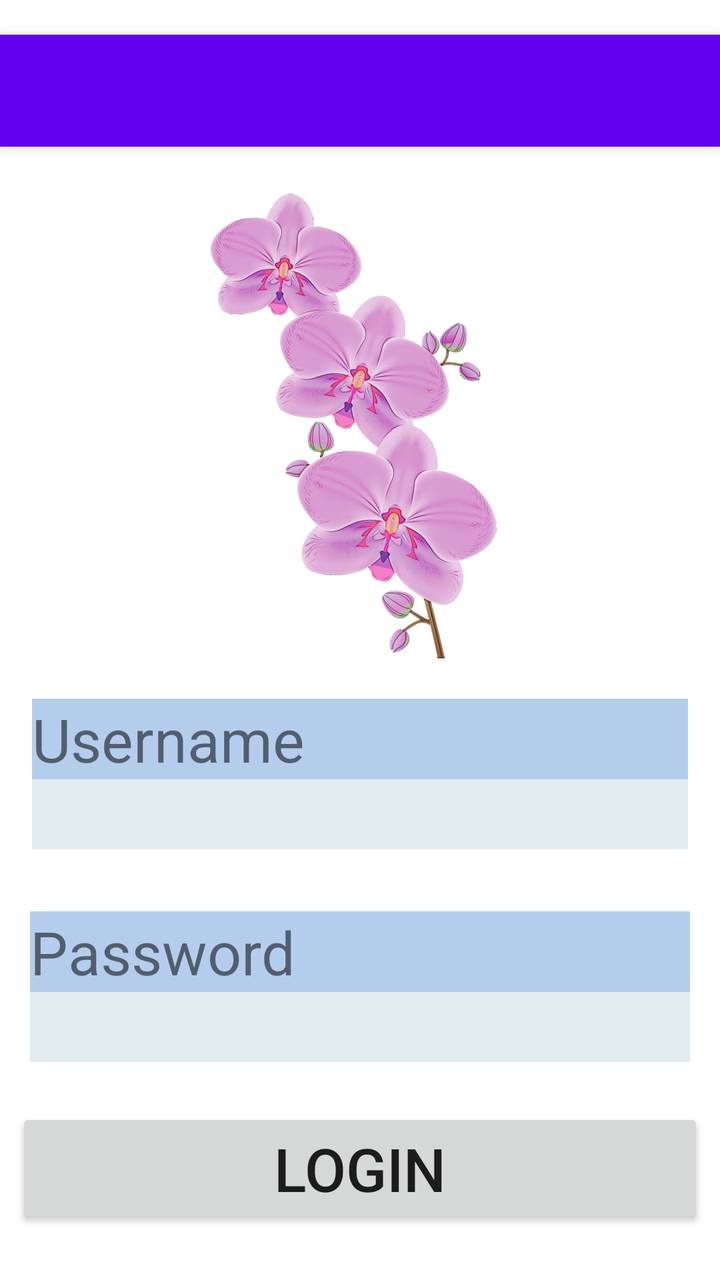
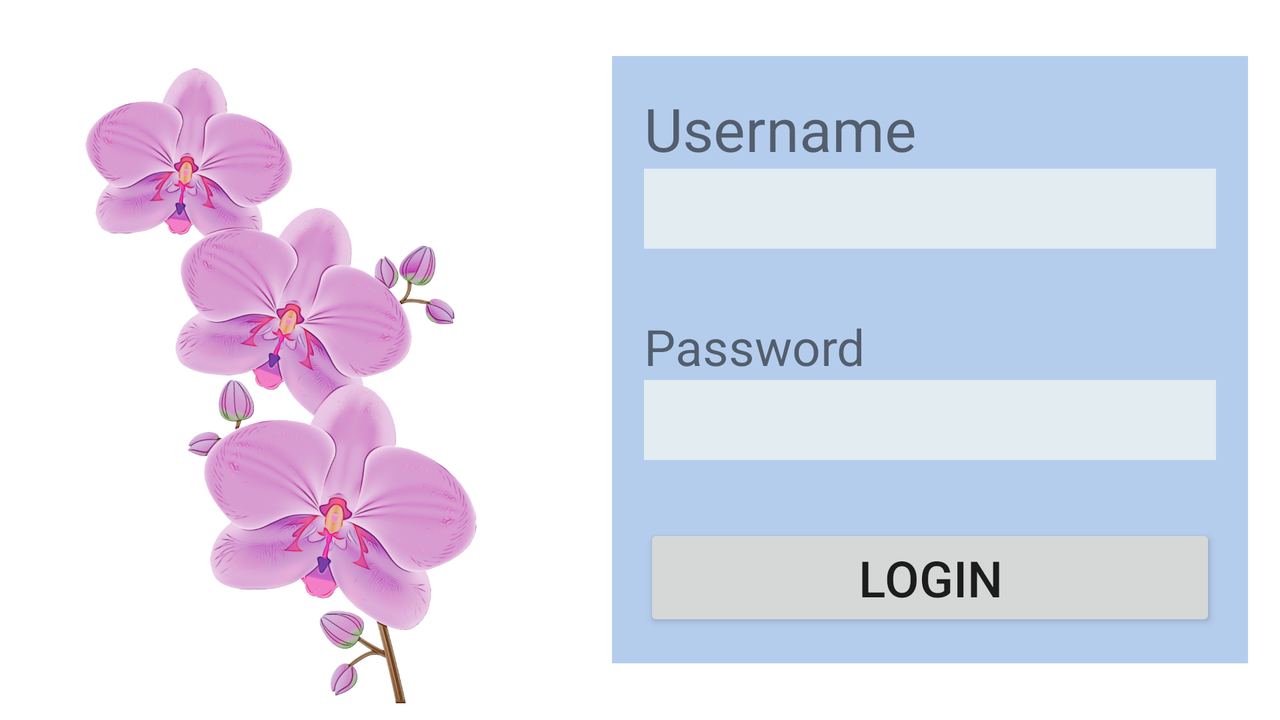

The same Android screen from two of the app's own layout files: first res/layout/ as a phone draws it, then the author's variant for another configuration, drawn on a device whose configuration selects that folder. Both files follow.
<!-- AndroidManifest.xml: application theme Theme.PLANTASEXOTICAS -->
<!-- res/layout/activity_main.xml -->
<?xml version="1.0" encoding="utf-8"?>
<LinearLayout xmlns:android="http://schemas.android.com/apk/res/android"
    xmlns:app="http://schemas.android.com/apk/res-auto"
    xmlns:tools="http://schemas.android.com/tools"
    android:layout_width="match_parent"
    android:layout_height="match_parent"
    tools:context=".MainActivity"
    android:orientation="vertical"
    android:gravity="center"
    >

    <androidx.appcompat.widget.Toolbar
        android:id="@+id/my_toolbar"
        android:layout_width="match_parent"
        android:layout_height="?attr/actionBarSize"
        android:background="@color/purple_500"
        android:elevation="4dp"
        android:theme="@style/ThemeOverlay.AppCompat.ActionBar"
        app:popupTheme="@style/ThemeOverlay.AppCompat.Light"/>

    <ImageView
        android:layout_width="250dp"
        android:layout_height="260dp"
        android:src="@drawable/imagen"
        />
    <LinearLayout
        android:layout_width="match_parent"
        android:layout_height="wrap_content"
        android:layout_margin="16dp"
        android:background="#B5CDED"
        android:gravity="left"
        android:orientation="vertical">

        <TextView
            android:layout_width="160dp"
            android:layout_height="wrap_content"
            android:text="@string/text_username"
            android:textSize="30dp" />
        <EditText
            android:id="@+id/nameUserEdit"
            android:layout_width="match_parent"
            android:layout_height="35dp"
            android:background="#E2ECF1"
            android:textSize="30dp"/>


    </LinearLayout>
    <LinearLayout
        android:layout_width="match_parent"
        android:layout_height="wrap_content"
        android:layout_margin="15dp"
        android:background="#B5CDED"
        android:gravity="left"
        android:orientation="vertical">
        <TextView
            android:layout_width="wrap_content"
            android:layout_height="wrap_content"
            android:text="@string/text_password"
            android:textSize="30dp"/>
        <EditText
            android:id="@+id/passUserEdit"
            android:layout_width="match_parent"
            android:layout_height="35dp"
            android:background="#E2ECF1"
            android:textSize="25dp"/>


    </LinearLayout>
    <Button
        android:id="@+id/botonUserlogin"
        android:layout_width="match_parent"
        android:layout_height="wrap_content"
        android:layout_margin="8dp"
        android:textSize="30dp"
        android:onClick="loginUser"
        android:text="@string/text_login"/>




</LinearLayout>
<!-- resources referenced by this layout -->
<resources>
  <!-- drawable imagen: png bitmap (drawable, 740499 bytes) -->
  <string name="text_login">Login</string>
  <string name="text_password">Password</string>
  <string name="text_username">Username</string>
  <style name="Theme.PLANTASEXOTICAS" parent="Theme.MaterialComponents.DayNight.NoActionBar">
          
          <item name="colorPrimary">@color/purple_500</item>
          <item name="colorPrimaryVariant">@color/purple_700</item>
          <item name="colorOnPrimary">@color/white</item>
          
          <item name="colorSecondary">@color/teal_200</item>
          <item name="colorSecondaryVariant">@color/teal_700</item>
          <item name="colorOnSecondary">@color/black</item>
          
          <item name="android:statusBarColor">?attr/colorPrimaryVariant</item>
          
      </style>
</resources>
<!-- res/layout-land/activity_main.xml (the author's variant of the layout above) -->
<!-- drawn on the phone turned sideways -->
<?xml version="1.0" encoding="utf-8"?>
<LinearLayout xmlns:android="http://schemas.android.com/apk/res/android"
    xmlns:app="http://schemas.android.com/apk/res-auto"
    xmlns:tools="http://schemas.android.com/tools"
    android:layout_width="match_parent"
    android:layout_height="match_parent"
    tools:context=".MainActivity"
    android:orientation="horizontal"
    android:gravity="center"
    >
    <ImageView
        android:layout_width="290dp"
        android:layout_height="355dp"
        android:src="@drawable/imagen"
        />
    <LinearLayout
        android:layout_width="match_parent"
        android:layout_height="wrap_content"
        android:layout_margin="16dp"
        android:background="#B5CDED"
        android:gravity="left"
        android:orientation="vertical">
    <LinearLayout
            android:layout_width="match_parent"
            android:layout_height="wrap_content"
            android:layout_margin="16dp"
            android:background="#B5CDED"
            android:gravity="left"
            android:orientation="vertical">

        <TextView
            android:layout_width="163dp"
            android:layout_height="wrap_content"
            android:text="@string/text_username"
            android:textSize="30dp" />
        <EditText
            android:layout_width="match_parent"
            android:layout_height="40dp"
            android:background="#E2ECF1"
            android:textSize="30dp"/>


    </LinearLayout>
    <LinearLayout
        android:layout_width="match_parent"
        android:layout_height="wrap_content"
        android:layout_margin="16dp"
        android:background="#B5CDED"
        android:gravity="left"
        android:orientation="vertical">
        <TextView
            android:layout_width="wrap_content"
            android:layout_height="wrap_content"
            android:text="@string/text_password"
            android:textSize="25dp"/>
        <EditText
            android:layout_width="match_parent"
            android:layout_height="40dp"
            android:background="#E2ECF1"
            android:textSize="25dp"/>


    </LinearLayout>
    <Button
        android:layout_width="match_parent"
        android:layout_height="wrap_content"
        android:layout_margin="16dp"
        android:textSize="25dp"
        android:text="@string/text_login"/>


    </LinearLayout>

</LinearLayout>
